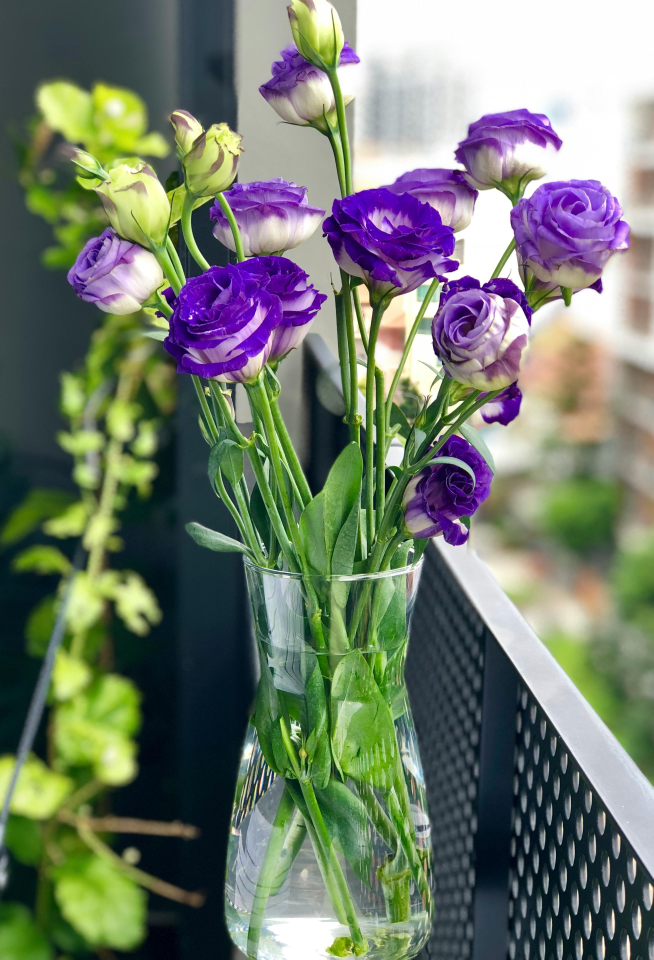
#> input picture img/image.jpg, 2614 x 3838 px, found by its file name (shown at 1/4 size)
$ python basic.py
#> lines starting #> are read from the running program, lines starting #| are printed output that depends on the picture; after the words box and inside, x2 and y2 are one past the last pixel; in counts of white or black regions, pixels touching at a corner belong together
import cv2 as cv

# Read in an image
img = cv.imread(r'C:\Project\img\image.jpg')
#> img is the input picture: shape (3838, 2614, 3); mean B, G, R 108.2, 123, 113.8

# Define a maximum display size
max_display_size = (800, 600)

# Resize the image if it exceeds the maximum display size
height, width = img.shape[:2]
#> height = 3838; width = 2614
if height > max_display_size[1] or width > max_display_size[0]:
    img = cv.resize(img, max_display_size, interpolation=cv.INTER_AREA)
#> img: shape (600, 800, 3)

cv.imshow('Flower', img)

# Converting to grayscale
gray = cv.cvtColor(img, cv.COLOR_BGR2GRAY)
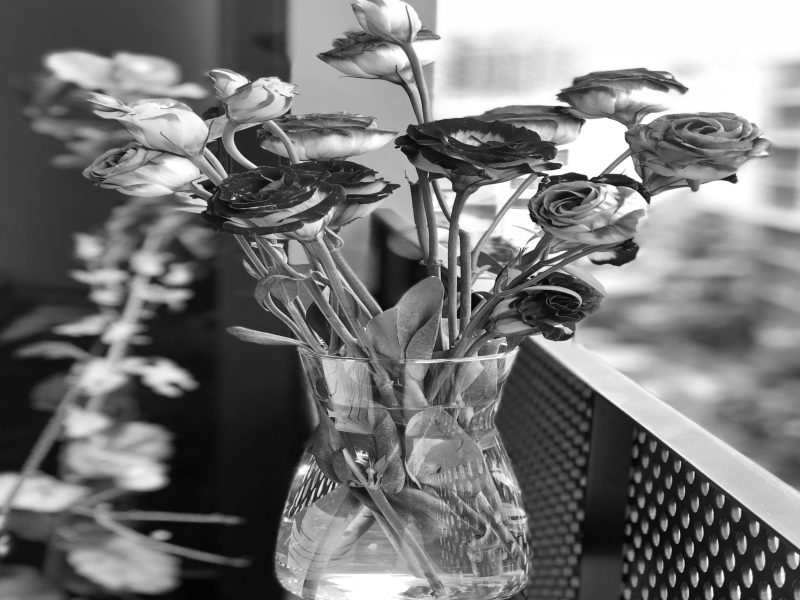
#> gray: shape (600, 800); min 2, max 255, mean 118.6
cv.imshow('Gray', gray)

# Blur
blur = cv.GaussianBlur(img, (7,7), cv.BORDER_DEFAULT)
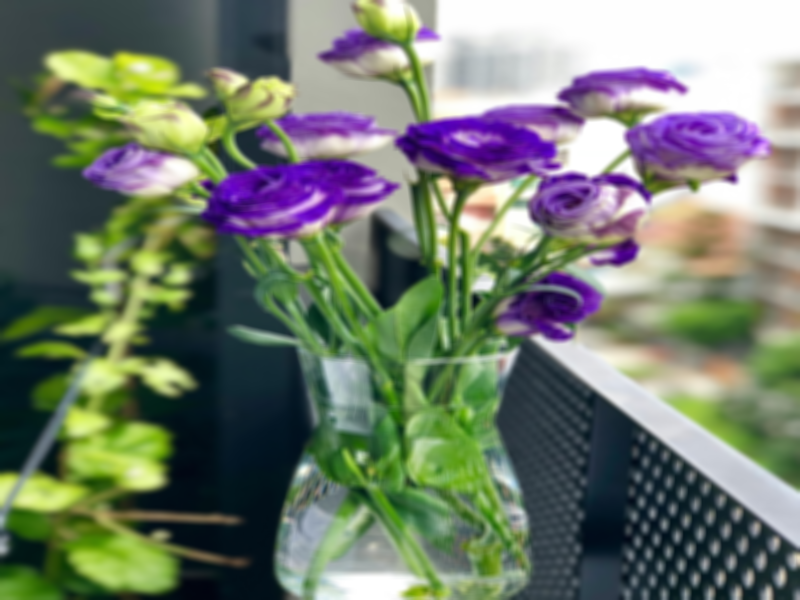
#> blur: shape (600, 800, 3); mean B, G, R 108.2, 123, 113.8
cv.imshow('Blur', blur)

# Edge Cascade
canny = cv.Canny(blur, 125, 175)
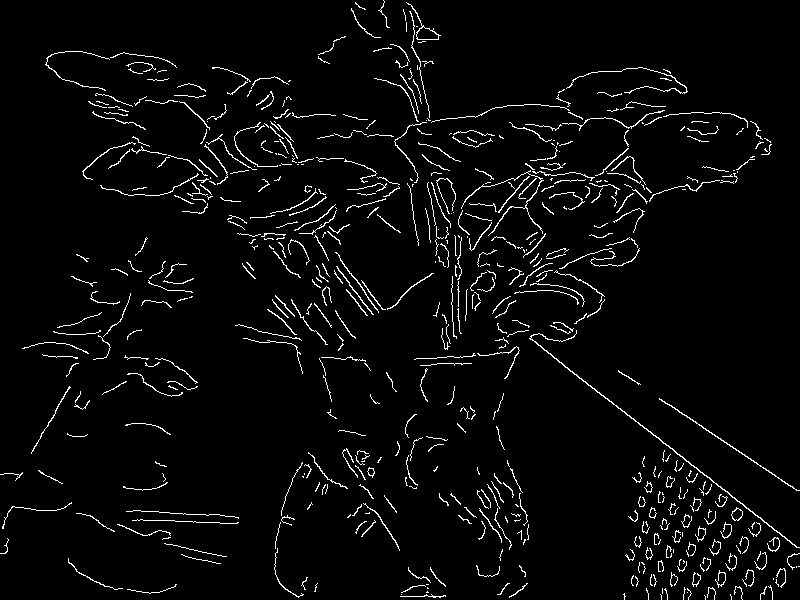
#> canny: shape (600, 800); 3.7% white in thin lines or dots
cv.imshow('Canny Edges', canny)

# Dilating the image
dilated = cv.dilate(canny, (7,7), iterations=3)
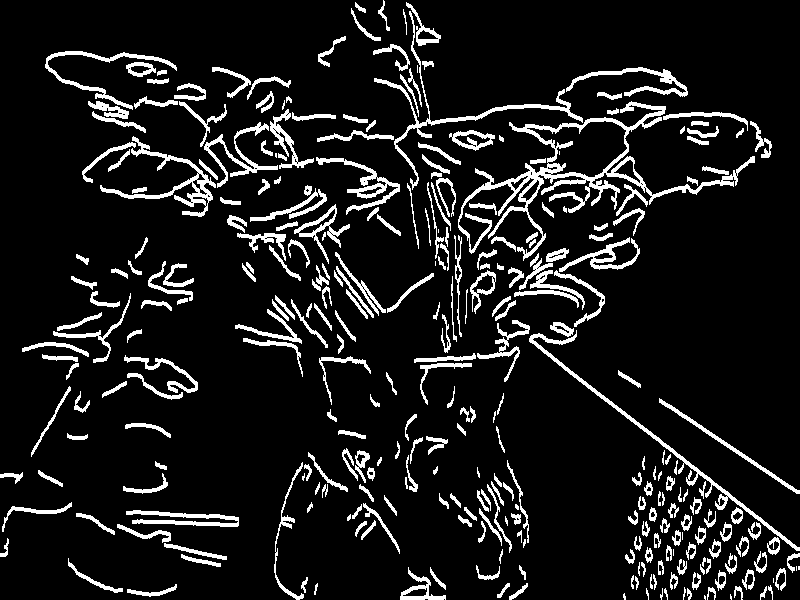
#> dilated: shape (600, 800); 10.5% white; 318 white regions (24 under 20 px), largest, box (x1, y1, x2, y2) and area: (458, 101, 755, 261) 5248, (529, 330, 800, 551) 1737, (374, 11, 583, 190) 1546
cv.imshow('Dilated', dilated)

# Eroding
eroded = cv.erode(dilated, (7,7), iterations=3)
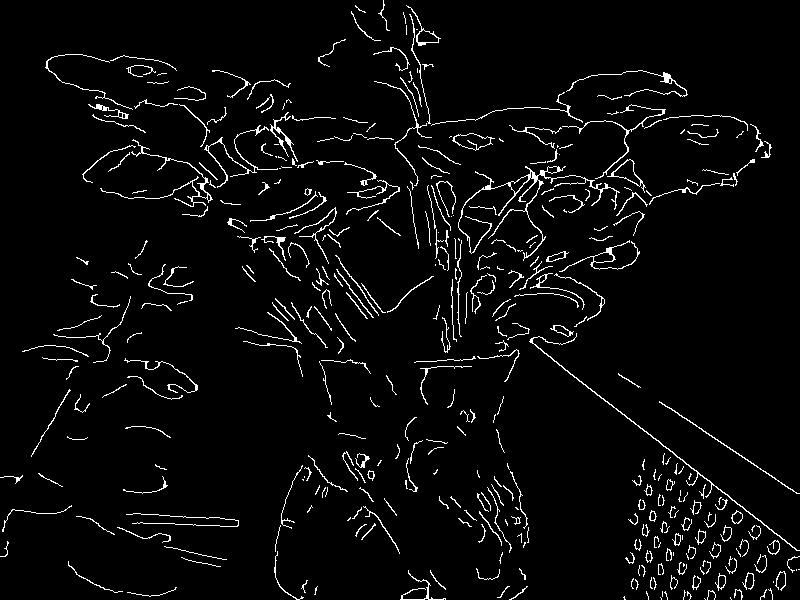
#> eroded: shape (600, 800); 4% white in thin lines or dots
cv.imshow('Eroded', eroded)

# Resize
resized = cv.resize(img, (500,500), interpolation=cv.INTER_CUBIC)
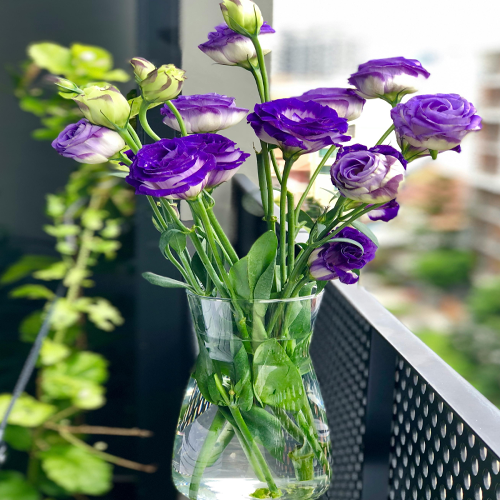
#> resized: shape (500, 500, 3); mean B, G, R 108.2, 123, 113.8
cv.imshow('Resized', resized)

# Cropping
cropped = img[50:200, 200:400]
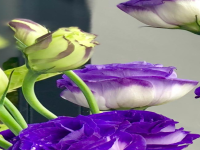
#> cropped: shape (150, 200, 3); mean B, G, R 134.5, 116.8, 132.4
cv.imshow('Cropped', cropped)

$ run again, with img/basket.jpg copied over img/image.jpg
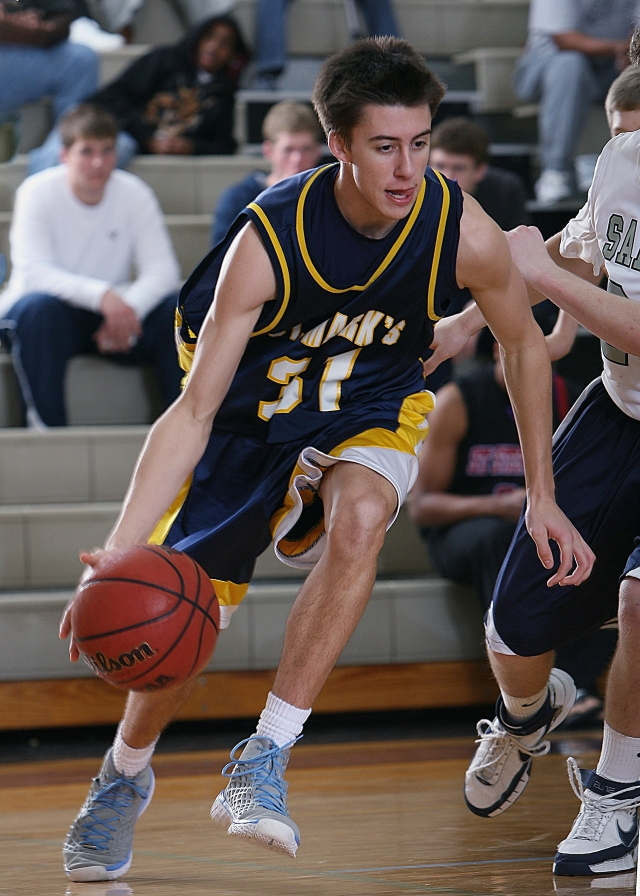
#> input picture img/basket.jpg, 1280 x 1792 px, found by its file name (shown at 1/2 size)
#> img is the input picture: shape (1792, 1280, 3); mean B, G, R 80.8, 84.1, 95.9
#> img: shape (600, 800, 3)
#> `canny = cv.Canny(blur, 125, 175)`:
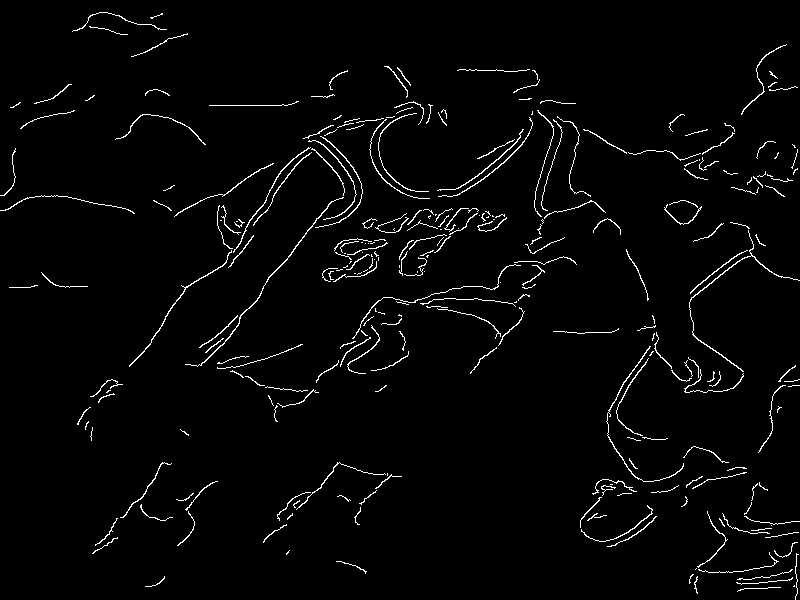
#> canny: shape (600, 800); 2.5% white in thin lines or dots
#> dilated: shape (600, 800); 7.2% white; 133 white regions (7 under 20 px), largest, box (x1, y1, x2, y2) and area: (129, 113, 430, 370) 4568, (340, 256, 577, 370) 2448, (616, 222, 800, 443) 2435
#> eroded: shape (600, 800); 2.7% white in thin lines or dots
#> `cropped = img[50:200, 200:400]`:
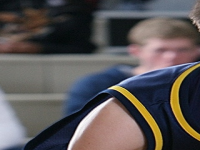
#> cropped: shape (150, 200, 3); mean B, G, R 86, 85.5, 89.9

$ run again, with img/cat.jpg copied over img/image.jpg
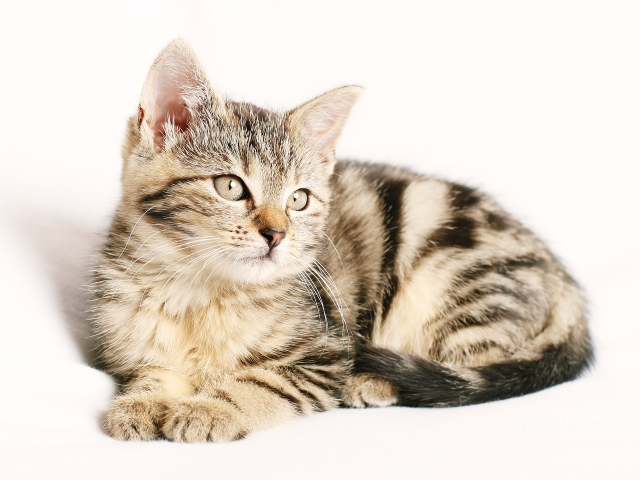
#> input picture img/cat.jpg, 1280 x 960 px, found by its file name (shown at 1/2 size)
#> img is the input picture: shape (960, 1280, 3); mean B, G, R 198.9, 210.6, 221.5
#> img: shape (600, 800, 3)
#> canny: shape (600, 800); 1% white in thin lines or dots, all inside (x1, y1, x2, y2) = (103, 123, 738, 553)
#> dilated: shape (600, 800); 3% white; 142 white regions (11 under 20 px), largest, box (x1, y1, x2, y2) and area: (171, 216, 323, 271) 1120, (480, 476, 715, 515) 1040, (364, 234, 399, 269) 435
#> eroded: shape (600, 800); 1.1% white in thin lines or dots, all inside (x1, y1, x2, y2) = (103, 126, 738, 556)
#> `cropped = img[50:200, 200:400]`:
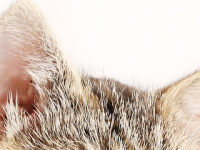
#> cropped: shape (150, 200, 3); mean B, G, R 186.3, 198.1, 213.9
